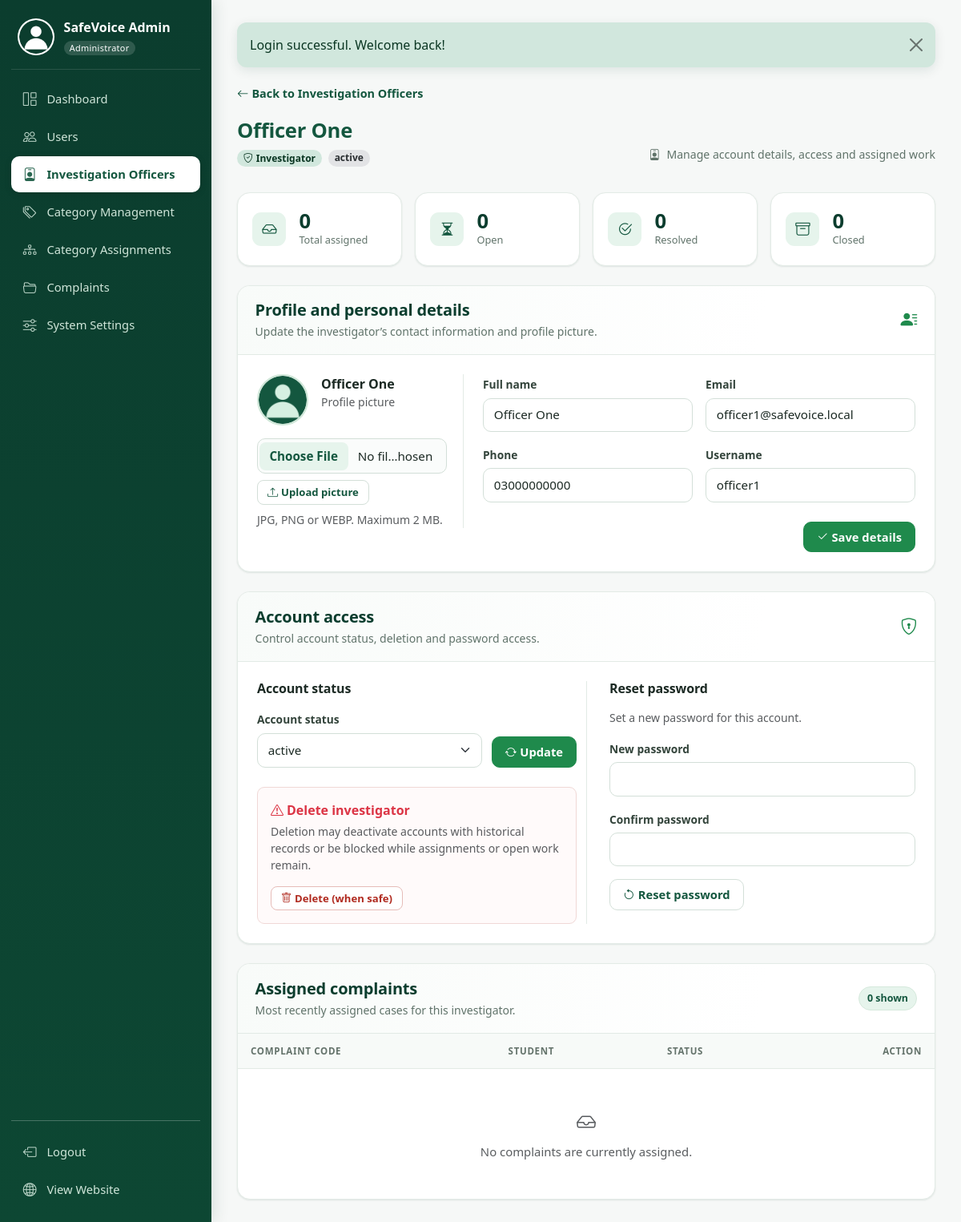
The page /admin/officer-details.php?id=2 (signed in) on the database its author committed.
### tables this page shows
CREATE TABLE users (
  id INT UNSIGNED PRIMARY KEY AUTO_INCREMENT,
  role_id TINYINT UNSIGNED NOT NULL,
  student_id VARCHAR(20) NULL UNIQUE,          
  full_name VARCHAR(100) NOT NULL,
  username VARCHAR(50) NULL UNIQUE,
  email VARCHAR(150) NOT NULL UNIQUE,
  phone VARCHAR(25) NULL,
  password VARCHAR(255) NOT NULL,              
  profile_image VARCHAR(255) NULL,
  account_status ENUM('active','inactive','suspended') NOT NULL DEFAULT 'active',
  is_protected TINYINT(1) NOT NULL DEFAULT 0,  
  last_login_at DATETIME NULL,
  created_at TIMESTAMP NOT NULL DEFAULT CURRENT_TIMESTAMP,
  updated_at TIMESTAMP NOT NULL DEFAULT CURRENT_TIMESTAMP ON UPDATE CURRENT_TIMESTAMP,
  INDEX idx_users_role (role_id),
  INDEX idx_users_status (account_status),
  CONSTRAINT fk_users_role FOREIGN KEY (role_id) REFERENCES roles(id)
);

CREATE TABLE roles (
  id TINYINT UNSIGNED PRIMARY KEY AUTO_INCREMENT,
  role_code VARCHAR(20) NOT NULL UNIQUE,       
  role_name VARCHAR(50) NOT NULL
);

### includes/functions.php (called while the page is built, shortened)
<?php
function db_run($conn, $sql, $types = '', $params = []) {
    $stmt = mysqli_prepare($conn, $sql);
    if ($types !== '' && !empty($params)) {
        mysqli_stmt_bind_param($stmt, $types, ...$params);
    }
    if (!mysqli_stmt_execute($stmt)) {
        error_log('SQL execute error: ' . mysqli_stmt_error($stmt) . ' | ' . $sql);
        mysqli_stmt_close($stmt);
        return false;
    }
    return $stmt;
}
function db_one($conn, $sql, $types = '', $params = []) {
    $stmt = db_run($conn, $sql, $types, $params);
    $result = mysqli_stmt_get_result($stmt);
    $row = $result ? mysqli_fetch_assoc($result) : null;
    return $row ?: null;
}
function db_all($conn, $sql, $types = '', $params = []) {
    $stmt = db_run($conn, $sql, $types, $params);
    $result = mysqli_stmt_get_result($stmt);
    $rows = [];
    return $rows;
}
function db_value($conn, $sql, $types = '', $params = []) {
    $row = db_one($conn, $sql, $types, $params);
    return $row ? array_values($row)[0] : null;
}
function e($value) {
    return htmlspecialchars((string)$value, ENT_QUOTES | ENT_SUBSTITUTE, 'UTF-8');
}
function url($path = '') {
    return BASE_URL . ltrim($path, '/');
}
function get_user_by_id($conn, $id) {
    return db_one($conn,
        "SELECT u.id, u.student_id, u.full_name, u.username, u.email, u.phone, u.profile_image,
                u.account_status, u.is_protected, u.created_at, r.role_code
         FROM users u JOIN roles r ON r.id = u.role_id WHERE u.id = ?", 'i', [(int)$id]);
}
function avatar_url($user) {
    switch ($user['role_code'] ?? '') {
        case ROLE_ADMIN:   return url('assets/images/default-admin.png');
        case ROLE_OFFICER: return url('assets/images/default-investigator.png');
    }
    return url('assets/images/default-student.png');
}

### middleware/auth.php (called while the page is built, shortened)
<?php
function require_login() {
    global $conn;
    $user = get_user_by_id($conn, $_SESSION['user_id']);
    return $user;
}

### middleware/role-check.php (called while the page is built, shortened)
<?php
function require_role($roles) {
    $roles = (array)$roles;
    $user = require_login();
    return $user;
}

### admin/officer-details.php (the view, shortened to what this page needs)
<?php
require_once __DIR__ . "/../config/app.php";
require_once ROOT_PATH . "/includes/functions.php";
require_once ROOT_PATH . "/middleware/auth.php";
require_once ROOT_PATH . "/middleware/role-check.php";
$me = require_role(ROLE_ADMIN);
$id = (int)($_GET['id'] ?? 0);
$t = get_user_by_id($conn, $id);
$stats = db_one($conn, "SELECT COUNT(*) total, SUM(status NOT IN ('Resolved','Closed')) open_n, SUM(status='Resolved') resolved, SUM(status='Closed') closed FROM complaints WHERE assigned_officer_id = ?", 'i', [$id]);
$cases = db_all($conn, "SELECT c.id, c.complaint_code, c.status, cat.category_name, d.student_name FROM complaints c JOIN complaint_categories cat ON cat.id=c.category_id JOIN complaint_student_details d ON d.complaint_id=c.id WHERE c.assigned_officer_id = ? ORDER BY c.id DESC LIMIT 30", 'i', [$id]);
$page_title = 'Investigator ' . $t['full_name']; $active = 'officers';
include ROOT_PATH . '/includes/panel-header.php';
?>
<section class="sv-officer-detail" aria-labelledby="officer-title">
  <header class="sv-officer-heading">
    <a href="<?= url('admin/officers.php') ?>" class="sv-officer-back"><i class="bi bi-arrow-left me-1" aria-hidden="true"></i>Back to Investigation Officers</a>
    <div class="d-flex flex-column flex-md-row align-items-md-end justify-content-between gap-3 mt-3">
      <div>
        <h1 class="sv-page-title mt-1 mb-2" id="officer-title"><?= e($t['full_name']) ?></h1>
        <div class="d-flex flex-wrap gap-2">
          <span class="badge rounded-pill bg-success-subtle text-success-emphasis"><i class="bi bi-shield-check me-1" aria-hidden="true"></i>Investigator</span>
          <span class="badge rounded-pill bg-secondary-subtle text-secondary-emphasis"><?= e($t['account_status']) ?></span>
        </div>
      </div>
      <p class="sv-officer-context mb-1"><i class="bi bi-person-badge me-2" aria-hidden="true"></i>Manage account details, access and assigned work</p>
    </div>
  </header>
  <section class="row g-3 mt-2 mb-4" aria-label="Assigned complaint summary">
    <?php foreach ([['Total assigned', $stats['total'], 'bi-inbox'], ['Open', $stats['open_n'], 'bi-hourglass-split'], ['Resolved', $stats['resolved'], 'bi-check2-circle'], ['Closed', $stats['closed'], 'bi-archive']] as $s): ?>
      <div class="col-6 col-xl-3">
        <div class="sv-card sv-stat sv-officer-stat">
          <span class="sv-officer-stat-icon" aria-hidden="true"><i class="bi <?= e($s[2]) ?>"></i></span>
          <div>
            <div class="sv-stat-num"><?= (int)$s[1] ?></div>
            <div class="sv-stat-label"><?= e($s[0]) ?></div>
          </div>
        </div>
      </div>
    <?php endforeach; ?>
  </section>
  <section class="sv-card sv-officer-card mb-4" aria-labelledby="officer-details-title">
    <div class="sv-officer-card-heading">
      <div>
        <h2 class="h5 mb-1" id="officer-details-title">Profile and personal details</h2>
        <p class="text-muted small mb-0">Update the investigator’s contact information and profile picture.</p>
      </div>
      <i class="bi bi-person-lines-fill sv-officer-heading-icon" aria-hidden="true"></i>
    </div>
    <div class="p-4">
      <div class="row g-4 align-items-start">
        <div class="col-lg-4">
          <div class="sv-officer-profile-panel">
            <div class="sv-officer-profile">
              <img src="<?= e(avatar_url($t)) ?>" class="sv-avatar-md" alt="Profile picture of <?= e($t['full_name']) ?>">
              <div class="min-w-0">
                <div class="fw-semibold"><?= e($t['full_name']) ?></div>
                <div class="small text-muted">Profile picture</div>
              </div>
            </div>
            <form method="post" action="<?= url('actions/upload-profile-picture.php') ?>" enctype="multipart/form-data" class="sv-officer-upload mt-3">
              <input id="officer-profile-image" type="file" class="form-control form-control-sm" name="profile_image" accept=".jpg,.jpeg,.png,.webp,image/jpeg,image/png,image/webp" required>
              <button class="btn btn-sm btn-outline-sv"><i class="bi bi-upload me-1" aria-hidden="true"></i><?= $t['profile_image'] ? 'Replace picture' : 'Upload picture' ?></button>
            </form>
            <div class="form-text mt-2">JPG, PNG or WEBP. Maximum 2 MB.</div>
          </div>
        </div>
        <div class="col-lg-8">
          <form method="post" action="<?= url('actions/update-officer.php') ?>" novalidate>
            <div class="row g-3">
              <div class="col-md-6">
                <label class="form-label" for="officer-full-name">Full name</label>
                <input id="officer-full-name" class="form-control" name="full_name" required value="<?= e($t['full_name']) ?>">
              </div>
              <div class="col-md-6">
                <label class="form-label" for="officer-email">Email</label>
                <input id="officer-email" type="email" class="form-control" name="email" required value="<?= e($t['email']) ?>">
              </div>
              <div class="col-md-6">
                <label class="form-label" for="officer-phone">Phone</label>
                <input id="officer-phone" class="form-control" name="phone" value="<?= e($t['phone'] ?? '') ?>">
              </div>
              <div class="col-md-6">
                <label class="form-label" for="officer-username">Username</label>
                <input id="officer-username" class="form-control" name="username" value="<?= e($t['username'] ?? '') ?>">
              </div>
            </div>
            <div class="d-flex justify-content-end mt-4">
              <button class="btn btn-sv"><i class="bi bi-check2 me-1" aria-hidden="true"></i>Save details</button>
            </div>
          </form>
        </div>
      </div>
    </div>
  </section>
  <section class="sv-card sv-officer-card mb-4" aria-labelledby="account-access-title">
    <div class="sv-officer-card-heading">
      <div>
        <h2 class="h5 mb-1" id="account-access-title">Account access</h2>
        <p class="text-muted small mb-0">Control account status, deletion and password access.</p>
      </div>
      <i class="bi bi-shield-lock sv-officer-heading-icon" aria-hidden="true"></i>
    </div>
    <div class="p-4">
      <div class="row g-4">
        <div class="col-lg-6">
          <section aria-labelledby="account-status-title">
            <h3 class="h6 fw-semibold mb-3" id="account-status-title">Account status</h3>
            <form method="post" action="<?= url('actions/update-user-status.php') ?>" class="sv-officer-status-form">
              <div class="flex-grow-1">
                <label class="form-label" for="officer-status">Account status</label>
                <select id="officer-status" name="status" class="form-select"><?php foreach (['active', 'inactive', 'suspended'] as $s): ?><option <?= $t['account_status'] === $s ? 'selected' : '' ?>><?= e($s) ?></option><?php endforeach; ?></select>
              </div>
              <button class="btn btn-sv align-self-end"><i class="bi bi-arrow-repeat me-1" aria-hidden="true"></i>Update</button>
            </form>
            <div class="sv-officer-danger-zone mt-4">
              <div class="fw-semibold text-danger mb-1"><i class="bi bi-exclamation-triangle me-1" aria-hidden="true"></i>Delete investigator</div>
              <p class="small text-muted mb-3">Deletion may deactivate accounts with historical records or be blocked while assignments or open work remain.</p>
              <form method="post" action="<?= url('actions/delete-officer.php') ?>" data-confirm="Delete this investigator? If they have history they will be deactivated instead.">
                <button class="btn btn-outline-danger btn-sm"><i class="bi bi-trash me-1" aria-hidden="true"></i>Delete (when safe)</button>
              </form>
            </div>
          </section>
        </div>
        <div class="col-lg-6 sv-officer-access-column">
          <section aria-labelledby="reset-password-title">
            <h3 class="h6 fw-semibold mb-3" id="reset-password-title">Reset password</h3>
            <p class="small text-muted mb-3">Set a new password for this account.</p>
            <form method="post" action="<?= url('actions/update-officer.php') ?>" autocomplete="off">
              <div class="mb-3">
                <label class="form-label" for="officer-new-password">New password</label>
                <input id="officer-new-password" type="password" class="form-control" name="new_password" required autocomplete="new-password">
              </div>
              <div class="mb-3">
                <label class="form-label" for="officer-confirm-password">Confirm password</label>
                <input id="officer-confirm-password" type="password" class="form-control" name="confirm_password" required autocomplete="new-password">
              </div>
              <button class="btn btn-outline-sv"><i class="bi bi-arrow-counterclockwise me-1" aria-hidden="true"></i>Reset password</button>
            </form>
          </section>
        </div>
      </div>
    </div>
  </section>
  <section class="sv-card sv-officer-card sv-officer-cases mt-4" aria-labelledby="assigned-cases-title">
    <div class="sv-officer-card-heading">
      <div>
        <h2 class="h5 mb-1" id="assigned-cases-title">Assigned complaints</h2>
        <p class="text-muted small mb-0">Most recently assigned cases for this investigator.</p>
      </div>
      <span class="sv-officer-case-count"><?= count($cases) ?> shown</span>
    </div>
    <div class="table-responsive">
      <table class="table sv-table mb-0">
        <thead>
          <tr><th scope="col">Complaint code</th><th scope="col">Student</th><th scope="col">Status</th><th scope="col" class="text-end">Action</th></tr>
        </thead>
        <tbody>
          <?php if (!$cases): ?>
            <tr><td colspan="4" class="text-center text-muted py-5"><i class="bi bi-inbox fs-4 d-block mb-2" aria-hidden="true"></i>No complaints are currently assigned.</td></tr>
          <?php endif; ?>
        </tbody>
      </table>
    </div>
  </section>
</section>
<?php include ROOT_PATH . '/includes/panel-footer.php'; ?>

### includes/sidebar.php (shortened to what this page needs)
<?php
$role = $me['role_code'];
if ($role === ROLE_ADMIN) {
    $unassigned = (int)db_value($conn, "SELECT COUNT(*) FROM complaints WHERE assigned_officer_id IS NULL AND status NOT IN ('Resolved','Closed')");
    $items = [
        'dashboard'  => ['admin/dashboard.php', 'bi-grid-1x2', 'Dashboard', 0],
        'users'      => ['admin/users.php', 'bi-people', 'Users', 0],
        'officers'   => ['admin/officers.php', 'bi-person-badge', 'Investigation Officers', 0],
        'categories' => ['admin/categories.php', 'bi-tags', 'Category Management', 0],
        'category-assignments' => ['admin/category-assignments.php', 'bi-diagram-3', 'Category Assignments', 0],
        'complaints' => ['admin/complaints.php', 'bi-folder2-open', 'Complaints', $unassigned],
        'settings'   => ['admin/settings.php', 'bi-sliders', 'System Settings', 0],
    ];
    $brand = 'SafeVoice Admin'; $badge = 'Administrator'; $brand_link = 'admin/profile.php';
}
?>
<a href="<?= url($brand_link) ?>" class="sv-side-brand text-decoration-none">
  <img src="<?= e(avatar_url($me)) ?>" alt="" class="sv-side-avatar" onerror="this.src='<?= url('assets/images/safevoice-logo.png') ?>'">
  <div>
    <div class="fw-bold text-white"><?= e($brand) ?></div>
    <span class="badge sv-role-badge"><?= e($badge) ?></span>
  </div>
</a>
<nav class="sv-side-nav flex-grow-1">
  <?php foreach ($items as $key => $it): ?>
    <a href="<?= url($it[0]) ?>" class="sv-nav-link <?= $active === $key ? 'active' : '' ?>">
      <i class="bi <?= e($it[1]) ?>"></i><span class="flex-grow-1"><?= e($it[2]) ?></span>
    </a>
  <?php endforeach; ?>
</nav>
<div class="sv-side-bottom">
  <hr class="border-light opacity-25">
  <a href="<?= url('auth/logout.php') ?>" class="sv-nav-link"><i class="bi bi-box-arrow-left"></i><span>Logout</span></a>
  <a href="<?= url('public/home.php') ?>" class="sv-nav-link" target="_blank"><i class="bi bi-globe2"></i><span>View Website</span></a>
</div>

### rows shown on the page
users: role.role_code "SafeVoice Admin", role.role_code "Administrator"
users: full_name "Officer One", account_status "active", email "officer1@safevoice.local", phone "03000000000", username "officer1"

### other values the page prints
$it[2] "Dashboard"
$it[2] "Users"
$it[2] "Investigation Officers"
$it[2] "Category Management"
$it[2] "Category Assignments"
$it[2] "Complaints"
$it[2] "System Settings"
$f['message'] "Login successful. Welcome back!"
$s[1] "0"
$s[0] "Total assigned"
$s[0] "Open"
$s[0] "Resolved"
$s[0] "Closed"
count($cases) "0"
form field status "active"
